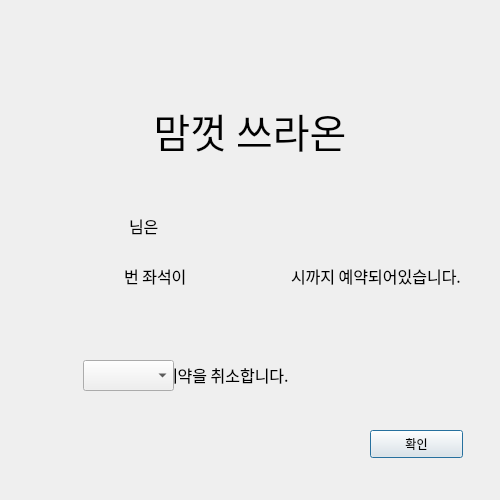
<?xml version="1.0" encoding="UTF-8"?>
<ui version="4.0">
 <class>window_41</class>
 <widget class="QDialog" name="window_41">
  <property name="geometry">
   <rect>
    <x>0</x>
    <y>0</y>
    <width>500</width>
    <height>500</height>
   </rect>
  </property>
  <property name="windowTitle">
   <string>Dialog</string>
  </property>
  <widget class="QLabel" name="SelectText_2">
   <property name="geometry">
    <rect>
     <x>0</x>
     <y>80</y>
     <width>500</width>
     <height>100</height>
    </rect>
   </property>
   <property name="font">
    <font>
     <family>HY견고딕</family>
     <pointsize>30</pointsize>
    </font>
   </property>
   <property name="text">
    <string>맘껏 쓰라온</string>
   </property>
   <property name="alignment">
    <set>Qt::AlignCenter</set>
   </property>
  </widget>
  <widget class="QPushButton" name="SelectButton">
   <property name="geometry">
    <rect>
     <x>370</x>
     <y>430</y>
     <width>93</width>
     <height>28</height>
    </rect>
   </property>
   <property name="font">
    <font>
     <family>HY견고딕</family>
    </font>
   </property>
   <property name="text">
    <string>확인</string>
   </property>
  </widget>
  <widget class="QLabel" name="label_4">
   <property name="geometry">
    <rect>
     <x>40</x>
     <y>340</y>
     <width>420</width>
     <height>70</height>
    </rect>
   </property>
   <property name="font">
    <font>
     <family>HY견고딕</family>
     <pointsize>12</pointsize>
    </font>
   </property>
   <property name="text">
    <string>                    시 까지 예약을 취소합니다.</string>
   </property>
  </widget>
  <widget class="QComboBox" name="TimeComboBox">
   <property name="geometry">
    <rect>
     <x>83</x>
     <y>360</y>
     <width>91</width>
     <height>31</height>
    </rect>
   </property>
   <property name="font">
    <font>
     <family>HY견고딕</family>
     <pointsize>12</pointsize>
    </font>
   </property>
  </widget>
  <widget class="QWidget" name="">
   <property name="geometry">
    <rect>
     <x>40</x>
     <y>200</y>
     <width>421</width>
     <height>51</height>
    </rect>
   </property>
   <layout class="QHBoxLayout" name="horizontalLayout">
    <item>
     <widget class="QLabel" name="CurrentID">
      <property name="font">
       <font>
        <family>HY견고딕</family>
        <pointsize>12</pointsize>
       </font>
      </property>
      <property name="text">
       <string/>
      </property>
      <property name="alignment">
       <set>Qt::AlignLeading|Qt::AlignLeft|Qt::AlignVCenter</set>
      </property>
     </widget>
    </item>
    <item>
     <widget class="QLabel" name="label_7">
      <property name="font">
       <font>
        <family>HY견고딕</family>
        <pointsize>12</pointsize>
       </font>
      </property>
      <property name="text">
       <string>님은</string>
      </property>
     </widget>
    </item>
    <item>
     <spacer name="horizontalSpacer">
      <property name="orientation">
       <enum>Qt::Horizontal</enum>
      </property>
      <property name="sizeType">
       <enum>QSizePolicy::Fixed</enum>
      </property>
      <property name="sizeHint" stdset="0">
       <size>
        <width>250</width>
        <height>20</height>
       </size>
      </property>
     </spacer>
    </item>
   </layout>
  </widget>
  <widget class="QWidget" name="">
   <property name="geometry">
    <rect>
     <x>40</x>
     <y>250</y>
     <width>421</width>
     <height>51</height>
    </rect>
   </property>
   <layout class="QHBoxLayout" name="horizontalLayout_2">
    <item>
     <widget class="QLabel" name="CurrentSeat">
      <property name="font">
       <font>
        <family>HY견고딕</family>
        <pointsize>12</pointsize>
       </font>
      </property>
      <property name="text">
       <string/>
      </property>
      <property name="alignment">
       <set>Qt::AlignRight|Qt::AlignTrailing|Qt::AlignVCenter</set>
      </property>
     </widget>
    </item>
    <item>
     <widget class="QLabel" name="label_5">
      <property name="font">
       <font>
        <family>HY견고딕</family>
        <pointsize>12</pointsize>
       </font>
      </property>
      <property name="text">
       <string>번 좌석이</string>
      </property>
     </widget>
    </item>
    <item>
     <widget class="QLabel" name="CurrentTime">
      <property name="font">
       <font>
        <family>HY견고딕</family>
        <pointsize>12</pointsize>
       </font>
      </property>
      <property name="text">
       <string/>
      </property>
      <property name="alignment">
       <set>Qt::AlignRight|Qt::AlignTrailing|Qt::AlignVCenter</set>
      </property>
     </widget>
    </item>
    <item>
     <widget class="QLabel" name="label_6">
      <property name="font">
       <font>
        <family>HY견고딕</family>
        <pointsize>12</pointsize>
       </font>
      </property>
      <property name="text">
       <string>시까지 예약되어있습니다.</string>
      </property>
     </widget>
    </item>
   </layout>
  </widget>
 </widget>
 <resources/>
 <connections/>
</ui>
